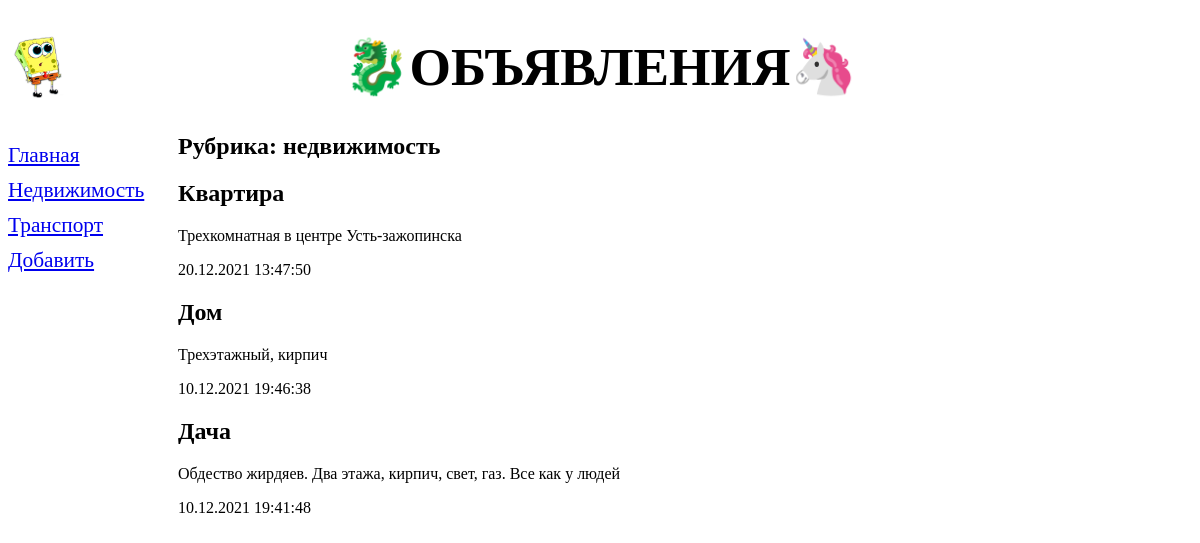
The page /bboard/2/ on the database its author committed.
### bboard/models.py (models this page shows, shortened)
class Rubric(models.Model):
    name = models.CharField(max_length=20, db_index=True, verbose_name='Название')
    class Meta:
        verbose_name_plural = "Рубрики"
        verbose_name = "Рубрика"
        ordering = ['name']

class Bb(models.Model):
    title = models.CharField(max_length=50, verbose_name="Товар")
    content = models.TextField(null=True, blank=True, verbose_name="Описание")
    price = models.FloatField(null=True, blank=True, verbose_name="Цена")
    published = models.DateTimeField(auto_now_add=True, db_index=True, verbose_name="Опубликовано")
    rubric = models.ForeignKey('Rubric', null=True, on_delete=models.PROTECT, verbose_name='Рубрика')
    class Meta:
        verbose_name_plural = "Объявления"
        verbose_name = "Объявление"
        ordering = ['-published']

### bboard/views.py (the view)
# urls.py: path("<int:rubric_id>/", by_rubric, name='by_rubric'),
def by_rubric(request, rubric_id):
    bbs = Bb.objects.filter(rubric=rubric_id)
    rubrics = Rubric.objects.all()
    current_rubric = Rubric.objects.get(pk=rubric_id)
    context = {'bbs': bbs, 'rubrics': rubrics, 'current_rubric': current_rubric}
    return render(request, 'bboard/by_rubric.html', context)

### bboard/templates/bboard/by_rubric.html (shortened to what this page needs)
{% extends "layout/basic.html" %}
{% block content %}
    <h2>Рубрика: {{ current_rubric.name }}</h2>
    {% for bb in bbs %}
        <div>
            <h2>{{ bb.title }}</h2>
            <p>{{ bb.content }}</p>
            <p>{{ bb.published|date:"d.m.Y H:i:s" }}</p>
        </div>
    {% endfor %}
{% endblock %}

### bboard/templates/layout/basic.html (shortened to what this page needs)
{% load static %}
<!DOCTYPE html>
<html>
<head>
    <link rel="stylesheet" type="text/css" href="{% static 'bboard/style.css' %}">
</head>
<body>
    <header><h1>🐉Объявления🦄</h1></header>
    <nav>
        <a href="{% url 'index' %}">Главная</a>
        {% for rubric in rubrics %}
            <a href="{% url 'by_rubric' rubric.pk %}">{{rubric.name}}</a>
        {% endfor %}
        <a href="{% url 'add' %}">Добавить</a>
    </nav>
    <section>
        {% block content %}
        {% endblock %}
    </section>
</body>
</html>

### bboard/static/bboard/style.css (style rules this page uses)
header h1 { font-size: 40pt; text-transform: uppercase; text-align: center; background: url("bg.jpg") left / auto 100% no-repeat; }
nav { text-transform: capitalize; font-size: 16pt; width: 150px; float: left; }
nav a { display: block; margin: 10px 0px; }
section { margin-left: 170px; }

### rows shown on the page
Rubric: name "Недвижимость", name "недвижимость"
Rubric: name "Транспорт"
Bb: title "Квартира", content "Трехкомнатная в центре Усть-зажопинска", published "20.12.2021 13:47:50"
Bb: title "Дом", content "Трехэтажный, кирпич", published "10.12.2021 19:46:38"
Bb: title "Дача", content "Обдество жирдяев. Два этажа, кирпич, свет, газ. Все как у людей", published "10.12.2021 19:41:48"
